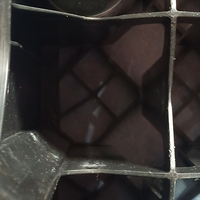
#> input picture data_pfand/0/img20525_114542_966.png, 200 x 200 px; its folder holds only this picture in this run
$ python -i utils.py   (imports and definitions only)   (older library calls are emulated)
#> lines starting #> are read from the running program, lines starting #| are printed output that depends on the picture
from PIL import Image, ImageOps
import numpy as np
import matplotlib.pyplot as plt
import os
import shutil

# [8 lines left out: function display_image, not called in this run]


def normalize_size(img_size, default_raw_size=[6000, 8000]):
    """ Normalizes size so that the ratio is the same as of the photos used in training dataset
    ---
    args:
        img_size:            current image size
        default_raw_size:    image size of the raw images used in training dataset
    ---
    returns:
        new_size:    normalised size

    """
    goal_ratio = default_raw_size[0] / default_raw_size[1]
#     print(goal_ratio)

    initial_ratio = img_size[0] / img_size[1]
#     print(initial_ratio)

    if initial_ratio < goal_ratio:
        new_width = img_size[0]
        new_height = int(img_size[0] / goal_ratio)
        new_size = [new_width, new_height]
        # For tests
#         new_ratio = new_width / new_height
#         print(new_size)
#         print(new_ratio)
    elif initial_ratio > goal_ratio:
        new_width = int(img_size[1] * goal_ratio)
        new_height = img_size[1]
        new_size = [new_width, new_height]
        # For tests
#         new_ratio = new_width / new_height
#         print(new_size)
#         print(new_ratio)

    return new_size

def resize_image(img, new_size):
    """ Resizes an image to desired size using Antialias algorithm. NO CROPPING -> if the original ratioo is different to the new ratio the image will be squeezed
    ---
    args:
        img:        image to be resized
        new_size:   final size
    ---
    returns:
        reduced_img:  image after resizing
    """

    new_width = new_size[0]
    new_height = new_size[1]

    print(f"new_width: {new_width}\nnew_height: {new_height}")
    reduced_img = img.resize((new_width, new_height), Image.ANTIALIAS)
    return reduced_img

def crop_image(img, cropped_size):
    """ Crops image to desire dimension
    ---
    args:
        img:            image to be cropped
        cropped_size:   image size ater cropping
    ---
    returns:
        cropped_img
    """

    # check if the final cropped size is just int (square image)
    if type(cropped_size) == int:
        cropped_size = [cropped_size, cropped_size]

    width, height = img.size   # Get dimensions

    left = (width - cropped_size[0])/2
    right = (width + cropped_size[0])/2
    top = (height - cropped_size[1])/2
    bottom = (height + cropped_size[1])/2
    cropped_img = img.crop((left, top, right, bottom))

    return cropped_img


def preprocess_image(img,
                      resize_factor=0.1,
                      cropped_size=200,
                      grayscale=False,
                      default_raw_size=[6000, 8000]):
    """ Prepares image
    1. Rotates if needed (the image has to be vertical
    2. Changes color to grayscale if needed
    3. Normalizes size so that the aspect ratio is the same as samples used in training datset (done by cropping one of the dimensions)
    4. resizes image to lower resolution (by given resize_factor)
    5. Crops image to final square containing only the needed object
    ---
    args:
        img:                 image to be preprocessed
        resize_factor:       default=0.1, the resize factor of the resolution
        cropped_size:        default=200, the dimension of the final, square sample
        grayscale:           default=False, indicates if the grayscale should be applied on the sample
        default_raw_size:    default=[6000, 8000],the size of the raw images used in the training dataset,
                             used for reproduction of the preprocessing conditions on further samples

    ---
    returns:
        img:   preprocessed image
    """

    # rotate image if needed
    width, height = img.size
    if height < width:
        img = img.rotate(angle=-90,
                         expand=True)
        width, height = height, width


#     display_image(img)

    if grayscale == True:
        img = ImageOps.grayscale(img)


    if [width, height] != default_raw_size:
        normalised_size = normalize_size([width, height], default_raw_size=default_raw_size)
        img = crop_image(img, cropped_size=normalised_size)
#         display_image(img)

    final_size = [int(default_raw_size[0]*resize_factor), int(default_raw_size[1]*resize_factor)]

    img = resize_image(img, new_size=final_size)
#     display_image(img)

    img = crop_image(img, cropped_size)

    return img

# [47 lines left out: function preprocess_images, not called in this run]

>>> from PIL import Image
>>> picture = Image.open('data_pfand/0/img20525_114542_966.png')
#> picture is the input picture: PIL image 200x200 RGB; mean R, G, B 51.4, 47.6, 45.9
>>> result = preprocess_image(picture)
#> in crop_image, `cropped_img = img.crop((left, top, right, bottom))`:
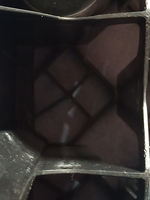
#> cropped_img: PIL image 150x200 RGB; mean R, G, B 46.3, 41.7, 40.5
#> call 2 of crop_image, with cropped_size = 200
#> in crop_image (call 2), `cropped_img = img.crop((left, top, right, bottom))`:
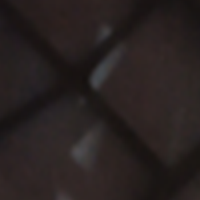
#> cropped_img: PIL image 200x200 RGB; mean R, G, B 40.4, 33.1, 32.4

$ run again, on data_pfand/0/img20525_114606_323.png
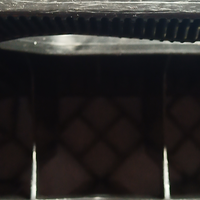
#> input picture data_pfand/0/img20525_114606_323.png, 200 x 200 px
#> picture is the input picture: PIL image 200x200 RGB; mean R, G, B 41.3, 38.8, 37.9
#> in resize_image, `reduced_img = img.resize((new_width, new_height), Image.ANTIALIAS)`:
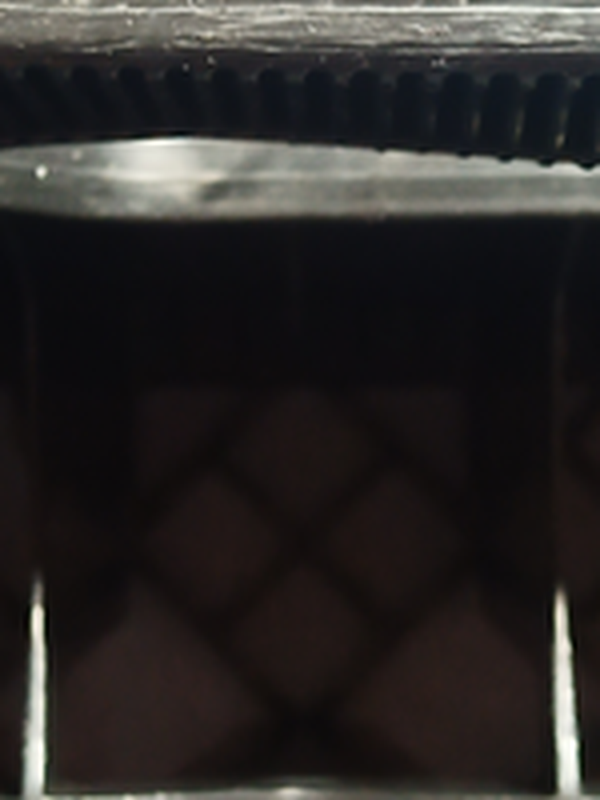
#> reduced_img: PIL image 600x800 RGB; mean R, G, B 43.7, 41.1, 39.9
#> in crop_image (call 2), `cropped_img = img.crop((left, top, right, bottom))`:
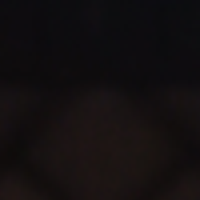
#> cropped_img: PIL image 200x200 RGB; mean R, G, B 18.9, 15.1, 16

$ run again, on data_pfand/0/img20525_114611_557.png
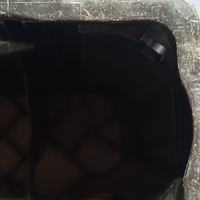
#> input picture data_pfand/0/img20525_114611_557.png, 200 x 200 px
#> picture is the input picture: PIL image 200x200 RGB; mean R, G, B 40.9, 38.5, 37.8
#> in crop_image, `cropped_img = img.crop((left, top, right, bottom))`:
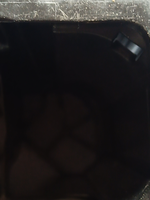
#> cropped_img: PIL image 150x200 RGB; mean R, G, B 32, 29.7, 29.9
#> in crop_image (call 2), `cropped_img = img.crop((left, top, right, bottom))`:
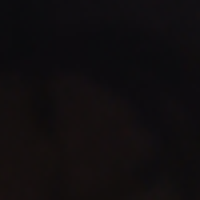
#> cropped_img: PIL image 200x200 RGB; mean R, G, B 16.4, 13.4, 14.8
